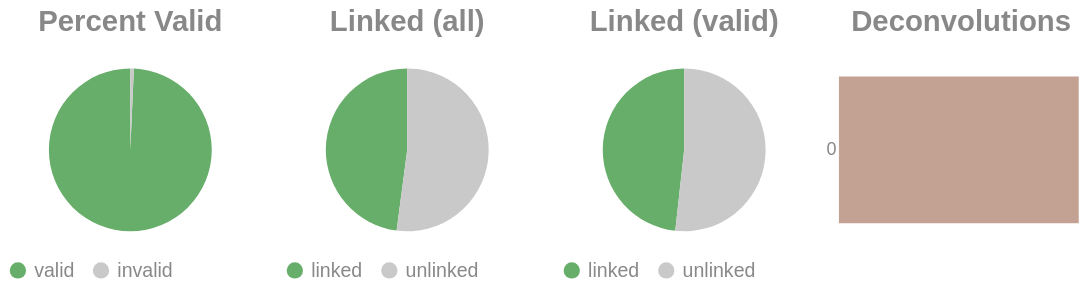

The code cell stored with this chart in its notebook:
### Code cell
if SKIPLR:
    pass
else:
    clash = Counter()
    for i in valids['molecule'].to_list():
        _mol = i.split("-")
        if len(_mol) == 1:
            clash.update('0')
        else:
            clash.update(_mol[-1])

    _d = {"deconvolutions": [], 'count': []}
    for k,v in clash.items():
        _d['deconvolutions'].append(k)
        _d['count'].append(v)

    tot_valid = valids['reads'].sum()
    mask = valids['reads'] >= 2
    n_linked_reads = valids.filter(mask)['reads'].sum()
    if n_linked_reads == 0:
        print_html("No linked molecules (>=2 reads) were detected; skipping linked-only distributions.")
        SKIPLR = True
    else:
        perc_valid = round(tot_valid / n_reads, 4)
        linked_perc_abs = round(n_linked_reads / n_reads, 4)
        linked_perc = round(n_linked_reads / tot_valid, 4)

    _valid = pl.DataFrame({"valids": ['valid', 'invalid'], "count": [tot_valid, n_reads - tot_valid]})
    _linked_abs = pl.DataFrame({"linked (absolute)": ['linked', 'unlinked'], "count": [n_linked_reads, n_reads - n_linked_reads]})
    _linked_rel = pl.DataFrame({"linked (valids)": ['linked', 'unlinked'], "count": [n_linked_reads, tot_valid - n_linked_reads]})

    (
        alt.hconcat(
            piechart(_valid, goodval = 'valid', title = "Percent Valid"),
            piechart(_linked_abs, goodval = "linked", title =  "Linked (all)"),
            piechart(_linked_rel, goodval = "linked", title =  "Linked (valid)"),
            convolutionbar(pl.DataFrame(_d), title = "Deconvolutions"),
            center = True,
            bounds = 'flush'
        )
        .resolve_scale(color='independent')
        .resolve_legend('independent')
        .properties(usermeta={'embedOptions': {"actions": False}})
    ).display()

### Figure 1 — Vega-Lite specification as saved in the notebook (floating-point values rounded to 4 significant figures)
{"width": "container", "height": 400, "config": {"title": {"anchor": "start", "dy": -15, "fontSize": 18, "color": "#888888", "subtitleColor": "#888888", "subtitleFontSize": 14}, "arc": {"fill": "#0072B2"}, "axis": {"domainColor": "#888888", "domainWidth": 0.5, "gridWidth": 0.2, "grid": false, "titleFontWeight": 400, "titleFontSize": 15, "labelFontSize": 11, "labelColor": "#888888", "tickColor": "#888888", "tickWidth": 0.2, "titleColor": "#888888"}, "axisBand": {"grid": false}, "axisX": {"grid": true, "tickSize": 10, "domainCap": "round"}, "axisY": {"domain": false, "grid": true, "tickSize": 0, "domainCap": "round"}, "background": "transparent", "header": {"labelFontSize": 15, "labelColor": "#888888", "titleFontSize": 15, "titleFontWeight": 600, "titleColor": "#888888"}, "legend": {"labelFont": "sans-serif", "labelFontSize": 12, "labelColor": "#888888", "symbolSize": 100, "symbolType": "circle", "titleFontSize": 12, "titlePadding": 10, "titleColor": "#888888", "title": null}, "range": {"category": ["#E69F00", "#56B4E9", "#009E73", "#F0E442", "#0072B2", "#D55E00", "#CC79A7", "#000000"], "diverging": ["#cfe8f3", "#a2d4ec", "#73bfe2", "#46abdb", "#1696d2", "#12719e"]}, "area": {"fill": "#0072B2", "fillOpacity": 0.7, "line": true, "strokeOpacity": 0.7}, "line": {"color": "#0072B2", "stroke": "#0072B2", "strokeWidth": 2}, "trail": {"color": "#0072B2", "stroke": "#0072B2", "strokeWidth": 0, "size": 1}, "point": {"filled": true, "fillOpacity": 1.0, "size": 95}, "text": {"color": "#888888", "fontSize": 11, "align": "right", "fontWeight": 400, "size": 11}, "bar": {"fill": "#0072B2", "stroke": null}, "view": {"stroke": null, "continuousWidth": 660, "continuousHeight": 400}}, "hconcat": [{"data": {"name": "data-70d85cbc511ec4d90533422be0cc0a33"}, "mark": {"type": "arc"}, "encoding": {"color": {"field": "valids", "legend": {"orient": "bottom", "title": null}, "scale": {"domain": ["valid", "invalid"], "range": ["#68ae6b", "#C9C9C9"]}, "title": "Valids", "type": "nominal"}, "theta": {"field": "count", "type": "quantitative"}, "tooltip": [{"field": "valids", "title": "Valids", "type": "ordinal"}, {"field": "percent", "format": ".2%", "title": "Percent", "type": "quantitative"}, {"field": "count", "title": "Count", "type": "quantitative"}]}, "height": 100, "title": {"text": "Percent Valid", "align": "center", "anchor": "middle"}, "transform": [{"calculate": "datum.count / 3699150", "as": "percent"}], "width": 150}, {"data": {"name": "data-f19aaf6177f0bce6006ff2116a203da5"}, "mark": {"type": "arc"}, "encoding": {"color": {"field": "linked (absolute)", "legend": {"orient": "bottom", "title": null}, "scale": {"domain": ["linked", "unlinked"], "range": ["#68ae6b", "#C9C9C9"]}, "title": "Linked (Absolute)", "type": "nominal"}, "theta": {"field": "count", "type": "quantitative"}, "tooltip": [{"field": "linked (absolute)", "title": "Linked (Absolute)", "type": "ordinal"}, {"field": "percent", "format": ".2%", "title": "Percent", "type": "quantitative"}, {"field": "count", "title": "Count", "type": "quantitative"}]}, "height": 100, "title": {"text": "Linked (all)", "align": "center", "anchor": "middle"}, "transform": [{"calculate": "datum.count / 3699150", "as": "percent"}], "width": 150}, {"data": {"name": "data-5ee1730642446cda1bfb2dcaaa9f03db"}, "mark": {"type": "arc"}, "encoding": {"color": {"field": "linked (valids)", "legend": {"orient": "bottom", "title": null}, "scale": {"domain": ["linked", "unlinked"], "range": ["#68ae6b", "#C9C9C9"]}, "title": "Linked (Valids)", "type": "nominal"}, "theta": {"field": "count", "type": "quantitative"}, "tooltip": [{"field": "linked (valids)", "title": "Linked (Valids)", "type": "ordinal"}, {"field": "percent", "format": ".2%", "title": "Percent", "type": "quantitative"}, {"field": "count", "title": "Count", "type": "quantitative"}]}, "height": 100, "title": {"text": "Linked (valid)", "align": "center", "anchor": "middle"}, "transform": [{"calculate": "datum.count / 3673526", "as": "percent"}], "width": 150}, {"data": {"name": "data-3a65ebece20c083b68f338d6d81f3c99"}, "mark": {"type": "bar"}, "encoding": {"color": {"field": "deconvolutions", "legend": null, "scale": {"scheme": "lightgreyred"}, "type": "nominal"}, "tooltip": [{"field": "deconvolutions", "title": "Deconvolutions", "type": "ordinal"}, {"field": "percent", "format": ".2%", "title": "Percent", "type": "quantitative"}, {"field": "count", "title": "Count", "type": "quantitative"}], "x": {"axis": null, "field": "count", "type": "quantitative"}, "y": {"field": "deconvolutions", "sort": "ascending", "title": null, "type": "nominal"}}, "height": 100, "title": {"text": "Deconvolutions", "align": "center", "anchor": "middle"}, "transform": [{"calculate": "datum.count / 2551822", "as": "percent"}], "width": 150}], "bounds": "flush", "center": true, "resolve": {"legend": {"angle": "independent"}, "scale": {"color": "independent"}}, "usermeta": {"embedOptions": {"actions": false}}, "$schema": "https://vega.github.io/schema/vega-lite/v6.1.0.json", "datasets": {"data-70d85cbc511ec4d90533422be0cc0a33": [{"valids": "valid", "count": 3673526}, {"valids": "invalid", "count": 25624}], "data-f19aaf6177f0bce6006ff2116a203da5": [{"linked (absolute)": "linked", "count": 1772601}, {"linked (absolute)": "unlinked", "count": 1926549}], "data-5ee1730642446cda1bfb2dcaaa9f03db": [{"linked (valids)": "linked", "count": 1772601}, {"linked (valids)": "unlinked", "count": 1900925}], "data-3a65ebece20c083b68f338d6d81f3c99": [{"deconvolutions": "0", "count": 2551822}]}}
